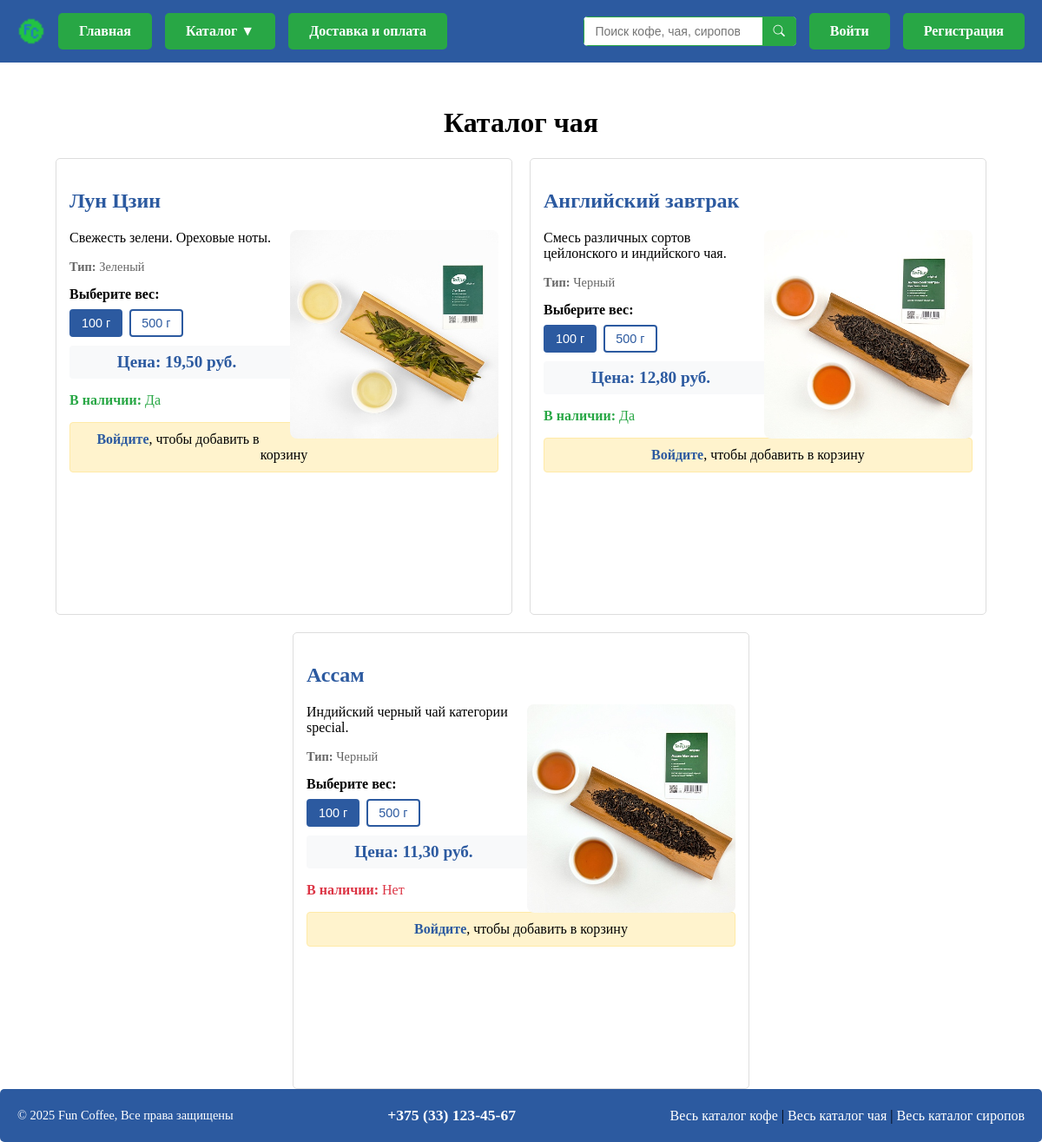
Before: /products/tea/ with the older database file.
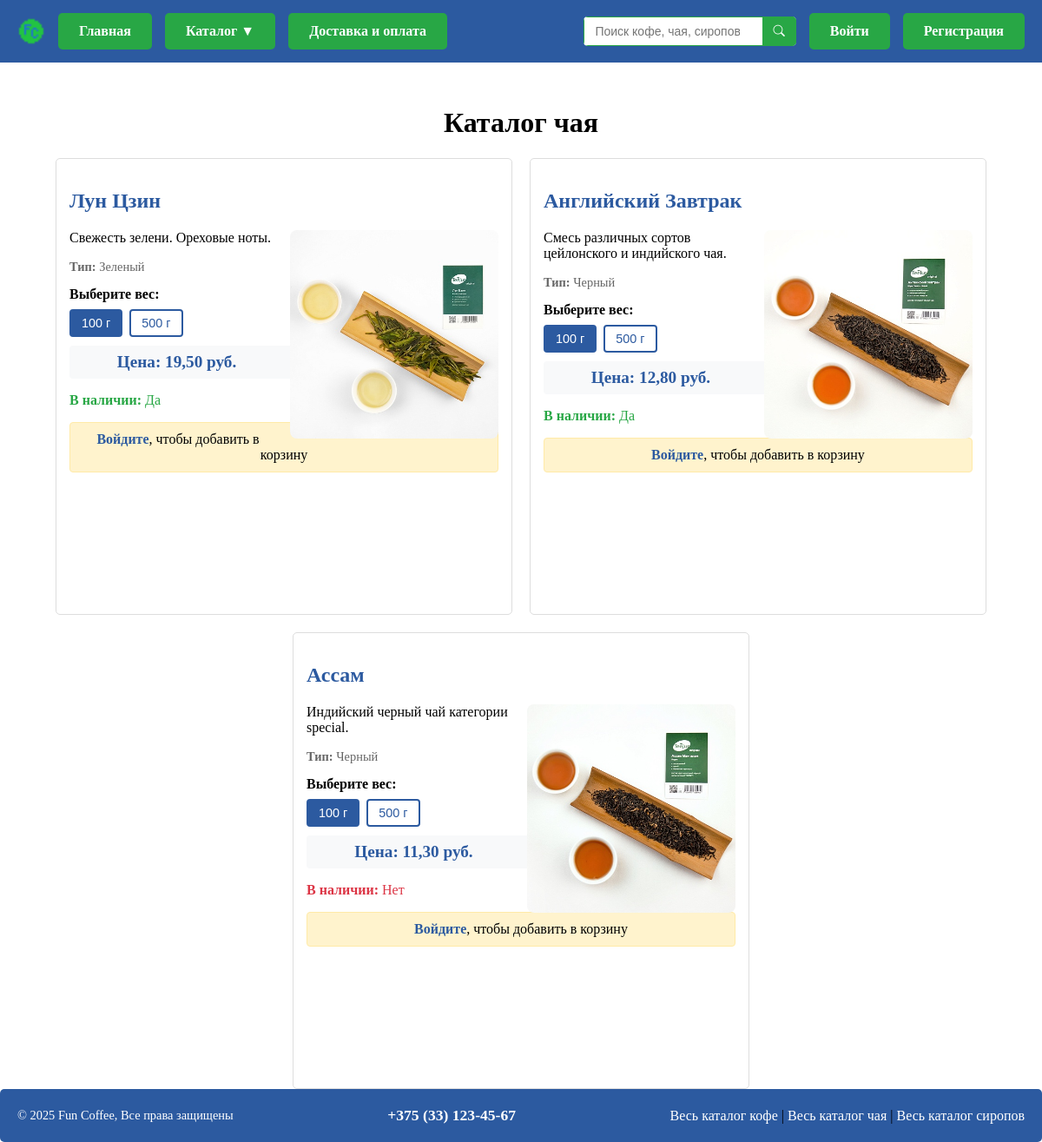
After: the same page with the newer database file.
### products/models.py (models this page shows, shortened)
class Product(models.Model):
    name = models.CharField(max_length=100, verbose_name='Название')
    description = models.TextField(blank=True, verbose_name='Описание', default='')
    is_available = models.BooleanField(default=True, verbose_name='В наличии')
    class Meta:
        abstract = True

class Tea(Product):
    TEA_TYPE_CHOICES = [
        ('black', 'Черный'),
        ('green', 'Зеленый'),
    ]
    GRAMS_CHOICES = [
        (100, '100 г'),
        (500, '500 г'),
    ]
    image = models.ImageField(
        upload_to='tea_images/',
        verbose_name='Изображение',
        blank=True,
        null=True
    )
    tea_type = models.CharField(
        max_length=10,
        choices=TEA_TYPE_CHOICES,
        verbose_name='Вид чая',
        default='black'
    )
    price_100g = models.DecimalField(
        max_digits=10,
        decimal_places=2,
        verbose_name='Цена за 100 г',
        default=0.00
    )
    price_500g = models.DecimalField(
        max_digits=10,
        decimal_places=2,
        verbose_name='Цена за 500 г',
        default=0.00
    )
    class Meta:
        verbose_name = 'Чай'
        verbose_name_plural = 'Чай'

### products/views.py (the view)
# urls.py: path('tea/', tea_list, name='tea_list'),
def tea_list(request):
    teas = Tea.objects.all().order_by('-is_available')
    return render(request, 'products/tea_list.html', {"teas": teas})

### products/context_processors.py (called while the page is built, shortened)
def cart_context(request):
    cart = None
    return {
        'cart': cart
    }

### products/templates/products/tea_list.html (shortened to what this page needs)
{% extends "products/base.html" %}
{% block content %}
<h1>Каталог чая</h1>
{% if teas %}
    <div class="tea-list">
        {% for tea in teas %}
            <div class="tea-item">
                <h2>
                    <a href="{% url 'tea_detail' tea.pk %}" class="tea-title">
                        {{ tea.name }}
                    </a>
                </h2>
                {% if tea.image %}
                    <img src="{{ tea.image.url }}" alt="{{ tea.name }}" class="tea-image">
                {% else %}
                    <div class="image-placeholder">
                        Нет изображения
                    </div>
                {% endif %}
                <p>{{ tea.description }}</p>
                <div class="characteristics">
                    <p><strong>Тип:</strong> {{ tea.get_tea_type_display }}</p>
                </div>
                <div class="weight-selector">
                    <strong>Выберите вес:</strong>
                    <div class="weight-buttons">
                        <button type="button" class="weight-btn active" data-weight="100" data-price="{{ tea.price_100g }}">
                            100 г
                        </button>
                        <button type="button" class="weight-btn" data-weight="500" data-price="{{ tea.price_500g }}">
                            500 г
                        </button>
                    </div>
                    <div class="selected-price">
                        Цена: {{ tea.price_100g }} руб.
                    </div>
                </div>
                <p class="{% if tea.is_available %}availability{% else %}not-available{% endif %}">
                    <strong>В наличии:</strong> {% if tea.is_available %}Да{% else %}Нет{% endif %}
                </p>
                {% if user.is_authenticated %}
                    <form method="post" action="{% url 'add_tea_to_cart' tea.id %}" class="add-to-cart-form">
                        {% csrf_token %}
                        <input type="hidden" name="grams" id="grams-{{ tea.id }}" value="100" required>
                        <input type="hidden" name="quantity" value="1">
                        <button type="submit" class="add-to-cart-btn" {% if not tea.is_available %}disabled{% endif %}>
                            В корзину
                        </button>
                    </form>
                {% else %}
                    <div class="login-prompt">
                        <a href="{% url 'login' %}">Войдите</a>, чтобы добавить в корзину
                    </div>
                {% endif %}
            </div>
        {% endfor %}
    </div>
{% else %}
    <p>К сожалению, чая временно нет в наличии.</p>
{% endif %}
{% endblock content %}

### products/templates/products/base.html (shortened to what this page needs)
{% load static %}
<!DOCTYPE html>
<html lang="ru">
<head>
    <link rel="stylesheet" href="https://cdn.jsdelivr.net/npm/bootstrap-icons@1.7.1/font/bootstrap-icons.css">
</head>
<body>
    <div class="content-wrapper">
        <div class="navigation">
            <div class="nav-container">
                <div class="nav-left">
                    <img src="{% static 'products/images/favicon.ico' %}" alt="Фавикон" class="favicon">
                    <a href="{% url 'index' %}" class="main-button">
                        Главная
                    </a>
                    <div class="catalog-container" style="display: inline-block;">
                        <div class="catalog-button">Каталог ▼</div>
                    </div>
                    <a href="{% url 'delivery_info' %}" class="delivery-button">
                        Доставка и оплата
                    </a>
                </div>
                <div class="nav-right">
                    <form class="search-form" action="{% url 'product_search' %}" method="get">
                        <div class="search-input-group">
                            <input type="search" name="q" class="search-input" placeholder="Поиск кофе, чая, сиропов..." aria-label="Поиск" value="{{ request.GET.q }}">
                            <button type="submit" class="search-button">
                                <i class="bi bi-search search-icon"></i>
                            </button>
                        </div>
                    </form>
                    {% if user.is_authenticated %}
                        <div class="user-greeting">Привет, {{ user.username }}!</div>
                        <form method="post" action="{% url 'logout' %}" class="logout-form">
                            {% csrf_token %}
                            <input type="hidden" name="next" value="{% url 'index' %}">
                            <button type="submit" class="logout-button">Выйти</button>
                        </form>
                    {% else %}
                        <a href="{% url 'login' %}" class="login-button">Войти</a>
                        <a href="{% url 'register' %}" class="register-button">Регистрация</a>
                    {% endif %}
                </div>
            </div>
        </div>
        <div style="max-width: 1200px; margin: 0 auto; padding: 0 20px; flex: 1;">
            {% block content %}
            {% endblock %}
        </div>
    </div>
    <div class="footer">
        <div class="copyright">© 2025 Fun Coffee, Все права защищены</div>
        <div class="footer-phone">+375 (33) 123-45-67</div>
        <div>
            <a href="{% url 'coffee_list' %}">Весь каталог кофе</a> |
            <a href="{% url 'tea_list' %}">Весь каталог чая</a> |
            <a href="{% url 'syrup_list' %}">Весь каталог сиропов</a>
        </div>
    </div>
</body>
</html>

### products/templates/products/base.html (style rules this page uses)
html, body { height: 100%; margin: 0; }
body { display: flex; flex-direction: column; min-height: 100vh; }
.content-wrapper { flex: 1; display: flex; flex-direction: column; }
.navigation { background-color: #2c5aa0; padding: 15px 0; margin-bottom: 30px; }
.nav-container { max-width: 1200px; margin: 0 auto; padding: 0 20px; display: flex; align-items: center; justify-content: space-between; gap: 15px; }
.nav-left { display: flex; align-items: center; gap: 15px; }
.nav-right { display: flex; align-items: center; gap: 15px; }
.favicon { width: 32px; height: 32px; display: block; }
.main-button, .catalog-button, .delivery-button, .login-button, .register-button, .logout-button, .cart-button { display: inline-block; background-color: #28a745; color: white; padding: 12px 24px; text-decoration: none; border-radius: 5px; font-weight: bold; transition: background-color 0.3s ease; border: none; cursor: pointer; font-family: inherit; font-size: inherit; }
.catalog-button { position: relative; }
.footer { margin-top: auto; padding: 20px; background-color: #2c5aa0; border-radius: 5px; display: flex; justify-content: space-between; align-items: center; }
.copyright { color: white; font-size: 0.9em; }
.footer a { color: white; text-decoration: none; }
.search-form { display: flex; align-items: center; }
.search-input-group { display: flex; border-radius: 5px; overflow: hidden; background-color: white; }
.search-input { padding: 8px 12px; border: 1px solid #28a745; border-right: none; outline: none; min-width: 200px; font-size: 14px; }
.search-button { display: flex; align-items: center; justify-content: center; background-color: #28a745; color: white; padding: 8px 12px; border: 1px solid #28a745; border-left: none; cursor: pointer; transition: background-color 0.3s ease; }
.search-icon { font-size: 1em; }
.footer-phone { color: white; font-weight: bold; font-size: 1.1em; }

### products/templates/products/tea_list.html (style rules this page uses)
h1 { text-align: center; }
.tea-list { display: flex; flex-wrap: wrap; gap: 20px; justify-content: center; }
.tea-item { border: 1px solid #ddd; padding: 15px; border-radius: 5px; width: calc(50% - 10px); box-sizing: border-box; aspect-ratio: 1/1; overflow: hidden; transition: transform 0.2s, box-shadow 0.2s; }
.tea-image { width: 240px; height: 240px; border-radius: 8px; object-fit: cover; float: right; margin-left: 15px; margin-bottom: 10px; }
.tea-title { color: #2c5aa0; text-decoration: none; }
.characteristics { color: #666; font-size: 0.9em; }
.weight-selector { margin: 10px 0; }
.weight-buttons { display: flex; gap: 8px; margin: 8px 0; }
.weight-btn { padding: 6px 12px; border: 2px solid #2c5aa0; background-color: white; color: #2c5aa0; border-radius: 4px; cursor: pointer; transition: all 0.2s; font-size: 0.9em; }
.weight-btn.active { background-color: #2c5aa0; color: white; }
.selected-price { font-size: 1.2em; font-weight: bold; color: #2c5aa0; margin: 10px 0; padding: 8px; background-color: #f8f9fa; border-radius: 4px; text-align: center; }
.login-prompt { background-color: #fff3cd; border: 1px solid #ffeaa7; border-radius: 4px; padding: 10px; margin: 10px 0; text-align: center; }
.login-prompt a { color: #2c5aa0; font-weight: bold; text-decoration: none; }
.availability { color: #28a745; }
.not-available { color: #dc3545; }

Changed rows visible on the page:
changed Tea "Смесь различных сортов цейлонского и индийского чая.": name "Английский завтрак" → "Английский Завтрак"
